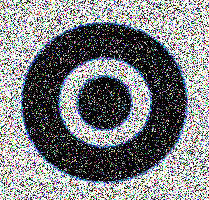
#> input picture noisy2.jpeg, 209 x 200 px, given in place of the camera
$ python changingColorspaces.py
#> lines starting #> are read from the running program, lines starting #| are printed output that depends on the picture
#!/usr/bin/env python3
import cv2
import numpy as np
from matplotlib import pyplot as plt

# In this tutorial, you will learn how to convert images from one color-space to another,
# like BGR <->  Gray, BGR <-> HSV etc

# For color conversion, we use the function
# cv2.cvtColor(input_image, flag) where flag
# determines the type of conversion.

# For BGR <-> Gray conversion we use the flags
# cv2.COLOR_BGR2GRAY. Similarly for BGR <-> HSV,
# we use the flag cv2.COLOR_BGR2HSV.

flags = [i for i in dir(cv2) if i.startswith('COLOR_')]
# print(flags) # Prints out all the flags available

# For HSV, Hue range is [0,179], Saturation range
# is [0,255] and Value range is [0,255]. Different
# ftwares use different scales. So if you are
# comparing OpenCV values with them, you need to
# normalize these ranges

cap = cv2.VideoCapture(4)

while(1):

    # Take each frame
    _, frame = cap.read()
#> frame is the input picture: shape (200, 209, 3); mean B, G, R 130.2, 128.3, 125.8

    # Convert BGR to HSV. Easier to represent color in this space
    hsv = cv2.cvtColor(frame, cv2.COLOR_BGR2HSV)
#> hsv: shape (200, 209, 3); mean H, S, V 87.9, 129.6, 152
    # Masks two colours https://stackoverflow.com/questions/48109650/how-to-detect-two-different-colors-using-cv2-inrange-in-python-opencv
    # define range of red color in HSV
    lower_red = np.array([160,20,70])
    upper_red = np.array([190,255,255])

    # Threshold the HSV image to get only blue colors
    mask = cv2.inRange(hsv, lower_red, upper_red)
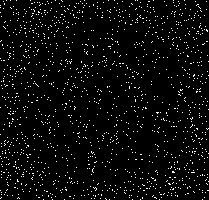
#> mask: shape (200, 209); 4.1% white in thin lines or dots

    # Bitwise-AND mask and original image. You want to place a new 'frame' in 'frame' by masking out 'mask'
    res = cv2.bitwise_and(frame,frame, mask= mask)
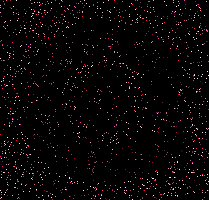
#> res: shape (200, 209, 3); mean B, G, R 5.8, 4.5, 8.1

    cv2.imshow('frame',frame)
    cv2.imshow('mask',mask)
    cv2.imshow('res',res)
    k = cv2.waitKey(5) & 0xFF
#> (key Esc is pressed here)
    if k == 27:
        break

cv2.destroyAllWindows()

# To find HSV values to track. Use green as example (can be applied for any BGR)
# green = np.uint8([[[0,255,0 ]]])
# hsv_green = cv2.cvtColor(green,cv2.COLOR_BGR2HSV)
# print hsv_green
# Now you take [H-10, 100,100] and
# [H+10, 255, 255] as lower bound
# and upper bound respectively
